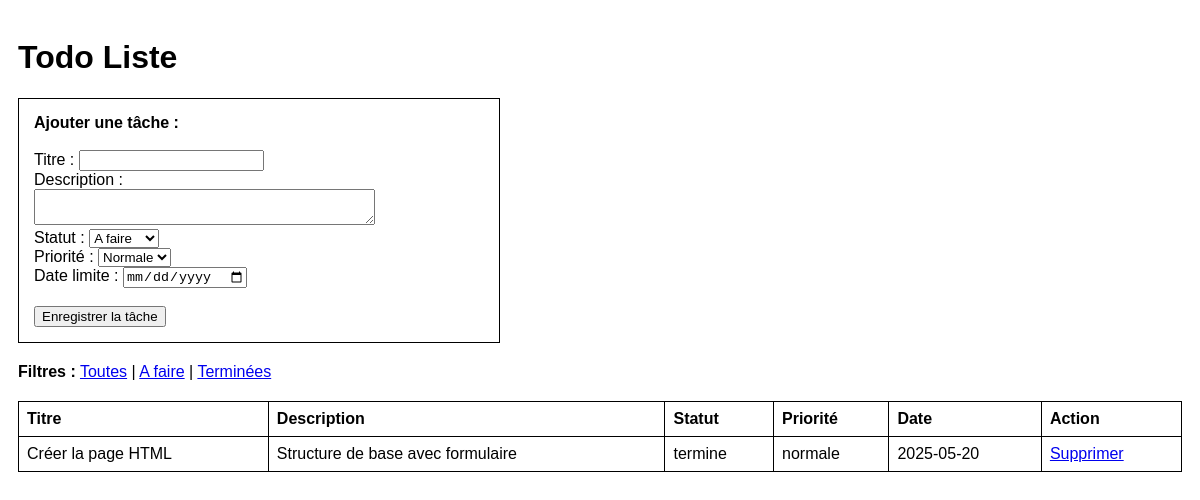
Screenshot of /index.php?f=terminees with the database file from the repository.
### tables this page shows
CREATE TABLE `taches` (
  `id` int(11) NOT NULL,
  `titre` varchar(150) NOT NULL,
  `description` text DEFAULT NULL,
  `statut` enum('a_faire','en_cours','termine') DEFAULT 'a_faire',
  `priorite` enum('basse','normale','haute') DEFAULT 'normale',
  `date_limite` date DEFAULT NULL,
  `date_creation` datetime DEFAULT current_timestamp()
);

### index.php (the view, shortened to what this page needs)
<?php
require 'connexion.php';
$f = isset($_GET['f']) ? $_GET['f'] : 'toutes';
if ($f == "a_faire") {
    $sql_liste = "SELECT * FROM taches WHERE statut = 'a_faire' ORDER BY id DESC";
} elseif ($f == "terminees") {
    $sql_liste = "SELECT * FROM taches WHERE statut = 'termine' ORDER BY id DESC";
} else {
    $sql_liste = "SELECT * FROM taches ORDER BY id DESC";
}
$resultat = $pdo->query($sql_liste);
?>
<!DOCTYPE html>
<html>
<head>
    <link rel="stylesheet" href="style.css">
</head>
<body>
    <h1>Todo Liste</h1>
    <div class="form-bloc">
        <form method="post" onsubmit="return verifier()">
            <strong>Ajouter une tâche :</strong><br><br>
            Titre : <input type="text" name="titre" id="titre"><br>
            Description : <br>
            <textarea name="description" rows="2" cols="40"></textarea><br>
            Statut :
            <select name="statut">
                <option value="a_faire">A faire</option>
            </select><br>
            Priorité :
            <select name="priorite">
                <option value="normale" selected>Normale</option>
            </select><br>
            Date limite : <input type="date" name="date_limite"><br><br>
            <input type="submit" name="ajouter" value="Enregistrer la tâche">
        </form>
    </div>
    <p>
        <strong>Filtres :</strong>
        <a href="index.php?f=toutes">Toutes</a> |
        <a href="index.php?f=a_faire">A faire</a> |
        <a href="index.php?f=terminees">Terminées</a>
    </p>
    <table border="1">
        <tr>
            <th>Titre</th>
            <th>Description</th>
            <th>Statut</th>
            <th>Priorité</th>
            <th>Date</th>
            <th>Action</th>
        </tr>
        <?php foreach($resultat as $row): ?>
        <tr>
            <td><?php echo htmlspecialchars($row['titre']); ?></td>
            <td><?php echo htmlspecialchars($row['description']); ?></td>
            <td><?php echo $row['statut']; ?></td>
            <td><?php echo $row['priorite']; ?></td>
            <td><?php echo $row['date_limite']; ?></td>
            <td>
                <a href="index.php?suppr=<?php echo $row['id']; ?>" onclick="return confirm('Voulez-vous supprimer ?')">Supprimer</a>
            </td>
        </tr>
        <?php endforeach; ?>
    </table>
</body>
</html>

### style.css (style rules this page uses)
body { font-family: sans-serif; padding: 10px; }
table { border-collapse: collapse; width: 100%; margin-top: 20px; }
th, td { border: 1px solid black; padding: 8px; text-align: left; }
.form-bloc { border: 1px solid black; padding: 15px; width: 450px; margin-bottom: 20px; }

### rows the page displays
taches: titre "Créer la page HTML", description "Structure de base avec formulaire", statut "termine", priorite "normale", date_limite "2025-05-20"
